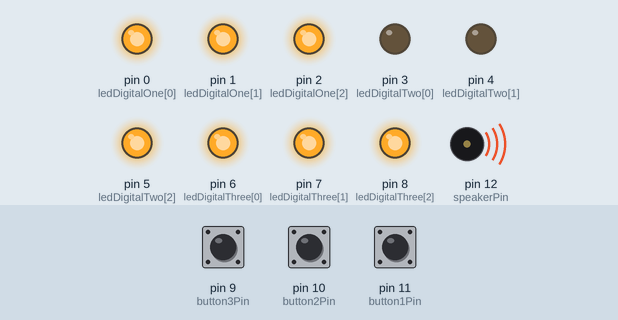
Recording of a sketch running on a simulated Arduino Uno, built with avr-gcc and run on an emulated ATmega328P. Shown: output pins drawn as LEDs (lit = HIGH), buzzer (waves = sounding). The test bench sets the inputs (shaded band); at power-on: pin 9 (button3Pin) HIGH, pin 10 (button2Pin) HIGH, pin 11 (button1Pin) HIGH. Pins used as bus, display or sensor lines are not drawn.

Above: at 1.2 s.
1.3 s: pin 9 (button3Pin) pulled LOW for 0.15 s
At 2.4 s:
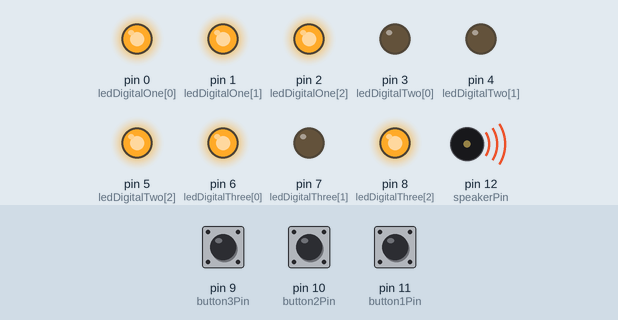
2.9 s: pin 10 (button2Pin) pulled LOW for 0.15 s
At 3.6 s:
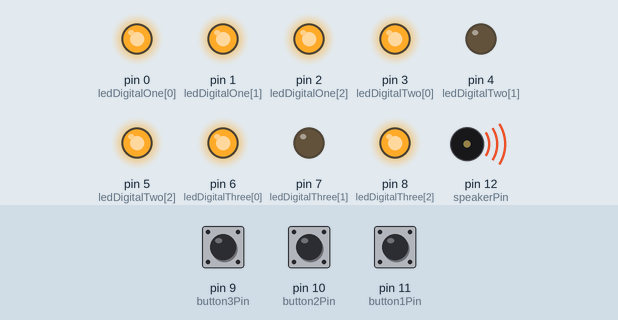
4.5 s: pin 11 (button1Pin) pulled LOW for 0.15 s
At 4.8 s:
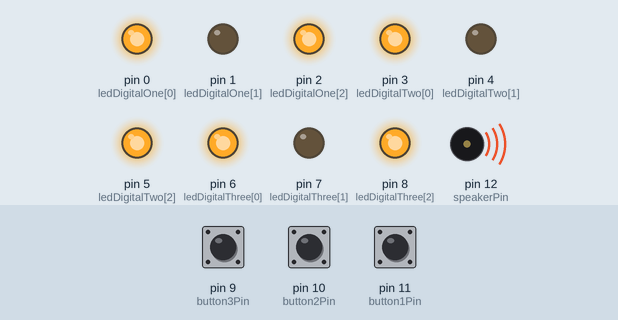
6.1 s: pin 9 (button3Pin) pulled LOW for 1 s
At 7.2 s:
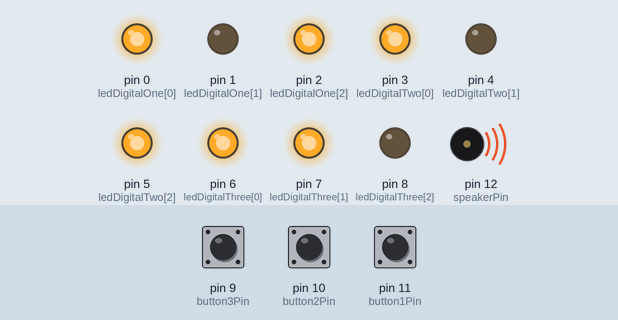
8.6 s: pin 10 (button2Pin) pulled LOW for 1 s
At 9.1 s:
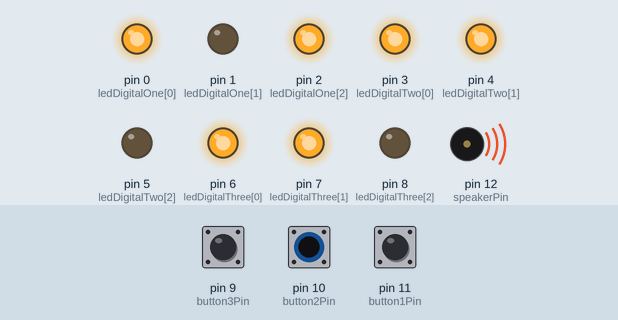
11.1 s: pin 9 (button3Pin) pulled LOW for 0.15 s
At 12.2 s:
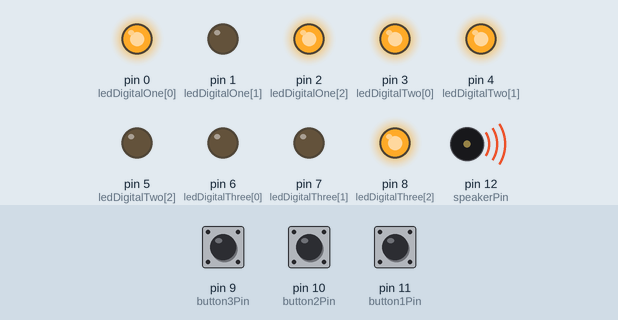
Timing chart, 0 to 13.7 s (numbered marks = the images above; inputs shaded):
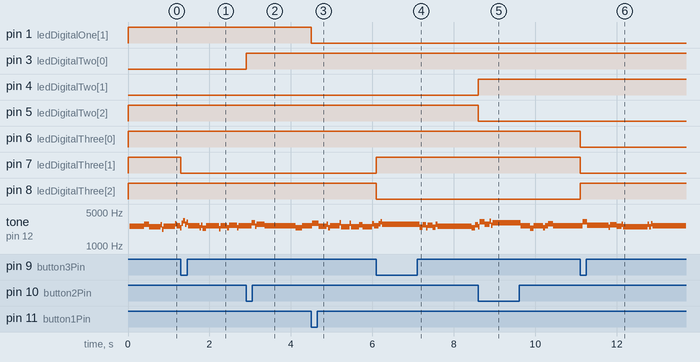

The sketch:

sleepduino_standalone.ino
```cpp
/*********************************************************************/
/* Sleepduino: an Arduino-based nightlight and white noise generator */
/*   Gareth Halfacree|gareth.halfacree.co.uk|gareth@halfacree.co.uk  */
/*                                                                   */
/* The Sleepduino is a sketch which combines Oomlout's demonstration */
/* sketch for RBG LEDs (Circ16) with John Honnibal's psuedo-random   */
/* bit-stream generator. The result: a device which provides suitable*/
/* lighting for a baby's nursery along with reassuring white noise to*/
/* help baby drift off to sleep and stay there for the duration. At  */
/* least, that's the theory. Fingers crossed that it works.          */
/*                                                                   */
/* Original RGB LED demo sketch: http://bit.ly/yFD3c8                */
/* Original PRBS generator code: http://bit.ly/Ay0NML                */
/*                                                                   */
/* Individual LED colours can be customised using the defined colours*/
/* written below. What works best depends on your room: white is     */
/* likely too bright, but yellow or red - or a combination - should  */
/* provide a decent nightlight-like glow.                            */
/*                                                                   */
/* Licensed under a CC-Attribution-NonCommercial-ShareAlike licence. */
/*        See original sketches for other licence details.           */
/*       http://creativecommons.org/licenses/by-nc-sa/3.0/           */
/*********************************************************************/

// Configure various pins
int ledDigitalOne[] = {0, 1, 2};
int ledDigitalTwo[] = {3, 4, 5};
int ledDigitalThree[] = {6, 7, 8};
const int speakerPin = 12;
const boolean ON = LOW;                  // Yeah, this confused me too.
const boolean OFF = HIGH;                // Common anode = backwards.
const int button3Pin = 9;
const int button2Pin = 10;
const int button1Pin = 11;
unsigned long int reg;
int button1State = 0;
int button2State = 0;
int button3State = 0;
int i = 0;
int ii = 0;
int iii = 0;

//Predefined Colours
const boolean RED[] = {ON, OFF, OFF};
const boolean GREEN[] = {OFF, ON, OFF};
const boolean BLUE[] = {OFF, OFF, ON};
const boolean YELLOW[] = {ON, ON, OFF};
const boolean CYAN[] = {OFF, ON, ON};
const boolean MAGENTA[] = {ON, OFF, ON};
const boolean WHITE[] = {ON, ON, ON};
const boolean BLACK[] = {OFF, OFF, OFF};

// An Array that stores the predefined colours
const boolean* COLOURS[] = {RED, GREEN, BLUE, YELLOW, CYAN, MAGENTA, WHITE, BLACK};

void setup(){
  for(int i = 0; i < 3; i++){
   pinMode(ledDigitalOne[i], OUTPUT);
   pinMode(ledDigitalTwo[i], OUTPUT);
   pinMode(ledDigitalThree[i], OUTPUT);}
  pinMode(speakerPin, OUTPUT);
  pinMode(button1Pin, INPUT);
  pinMode(button2Pin, INPUT);
  pinMode(button3Pin, INPUT);
  digitalWrite(button1Pin, HIGH);
  digitalWrite(button2Pin, HIGH);
  digitalWrite(button3Pin, HIGH);
  setColour(ledDigitalOne, BLACK);    //Set the colour of bottom LED
  setColour(ledDigitalTwo, YELLOW);    //Set the colour of middle LED
  setColour(ledDigitalThree, BLACK);  //Set the colour of top LED
  reg = 0x55aa55aaL; //The seed for the bitstream. It can be anything except 0.
}

void loop(){ // This is where the white-noise generator does its stuff.
   generateNoise();
   button1State = digitalRead(button1Pin);
   if (button1State == LOW) {
     if (i < 8) {
        i++;}
     else {
        i = 0;}
     setColour(ledDigitalOne, COLOURS[i]);
     while (digitalRead(button1Pin) == LOW) {generateNoise();}}
   button2State = digitalRead(button2Pin);
   if (button2State == LOW) {
     if (ii < 8) {
        ii++;}
     else {
        ii = 0;}
     setColour(ledDigitalTwo, COLOURS[ii]);
     while (digitalRead(button2Pin) == LOW) {generateNoise();}}
   button3State = digitalRead(button3Pin);
   if (button3State == LOW) {
     if (iii < 8) {
        iii++;}
     else {
        iii = 0;}
     setColour(ledDigitalThree, COLOURS[iii]);
     while (digitalRead(button3Pin) == LOW) {generateNoise();}}
}

// The below code deals with turning our friendly colour names into outputs.
void setColour(int* led, boolean* colour){
 for(int i = 0; i < 3; i++){
   digitalWrite(led[i], colour[i]);
 }
}

void setColour(int* led, const boolean* colour){
  boolean tempColour[] = {colour[0], colour[1], colour[2]};
  setColour(led, tempColour);
}

void generateNoise(){
   unsigned long int newr;
   unsigned char lobit;
   unsigned char b31, b29, b25, b24;
   b31 = (reg & (1L << 31)) >> 31;
   b29 = (reg & (1L << 29)) >> 29;
   b25 = (reg & (1L << 25)) >> 25;
   b24 = (reg & (1L << 24)) >> 24;
   lobit = b31 ^ b29 ^ b25 ^ b24;
   newr = (reg << 1) | lobit;
   reg = newr;
   digitalWrite (speakerPin, reg & 1);
   delayMicroseconds (50);} // Changing this value changes the frequency.
```

Measured:
- after the input at 1.3 s, pin 7 (ledDigitalThree[1]): HIGH → LOW at once
- after the input at 2.9 s, pin 3 (ledDigitalTwo[0]): LOW → HIGH at once
- after the input at 4.5 s, pin 1 (ledDigitalOne[1]): HIGH → LOW at once
- after the input at 6.1 s, pin 7 (ledDigitalThree[1]): LOW → HIGH at once; pin 8 (ledDigitalThree[2]): HIGH → LOW at once
- after the input at 8.6 s, pin 4 (ledDigitalTwo[1]): LOW → HIGH at once; pin 5 (ledDigitalTwo[2]): HIGH → LOW at once
- after the input at 11.1 s, pin 6 (ledDigitalThree[0]), pin 7 (ledDigitalThree[1]): HIGH → LOW at once; pin 8 (ledDigitalThree[2]): LOW → HIGH at once
- by itself, tone on pin 12 (speakerPin): plays 3179 Hz for 0.12 s, 2651 Hz for 0.52 s, 2421 Hz for 0.04 s, 2748 Hz for 0.16 s, 2528 Hz for 0.12 s, 2803 Hz for 0.04 s … (11 notes in this stretch)
